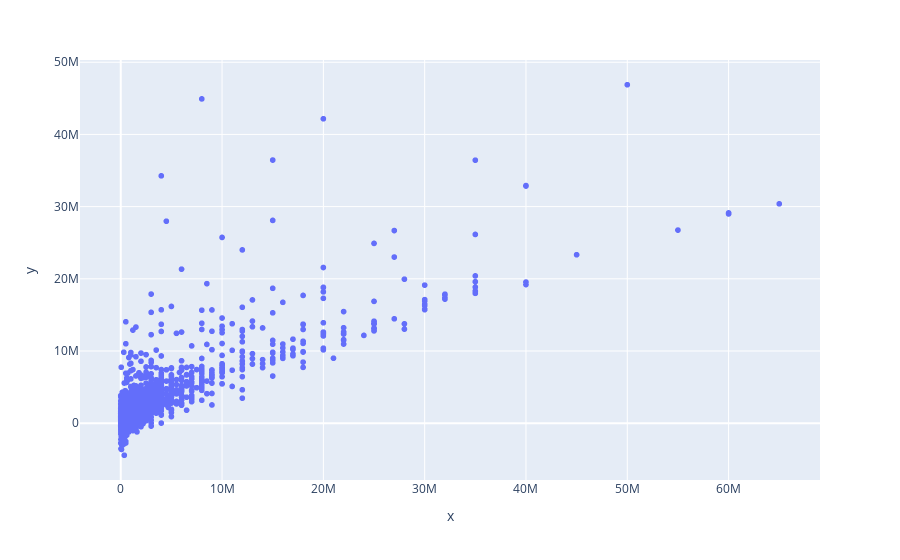

The notebook cell this image was saved under:
### Code cell
chart = px.scatter(x = Real_Values, y = predictions)
chart.show()

### Figure 1 — Plotly figure (JSON) as saved in the notebook; plotly's stock layout.template omitted (floating-point values rounded to 4 significant figures; data arrays with more than 128 entries replaced by an {"elided": "..."} marker saying what was removed)
{"data": [{"hovertemplate": "x=%{x}<br>y=%{y}<extra></extra>", "legendgroup": "", "marker": {"color": "#636efa", "symbol": "circle"}, "mode": "markers", "name": "", "showlegend": false, "type": "scattergl", "x": {"elided": "2070 int values"}, "xaxis": "x", "y": {"elided": "2070 float values"}, "yaxis": "y"}], "layout": {"autosize": true, "legend": {"tracegroupgap": 0}, "margin": {"t": 60}, "xaxis": {"anchor": "y", "autorange": true, "domain": [0, 1], "range": [-3928000.0, 68930000.0], "title": {"text": "x"}, "type": "linear"}, "yaxis": {"anchor": "x", "autorange": true, "domain": [0, 1], "range": [-8422000.0, 50860000.0], "title": {"text": "y"}, "type": "linear"}}}
